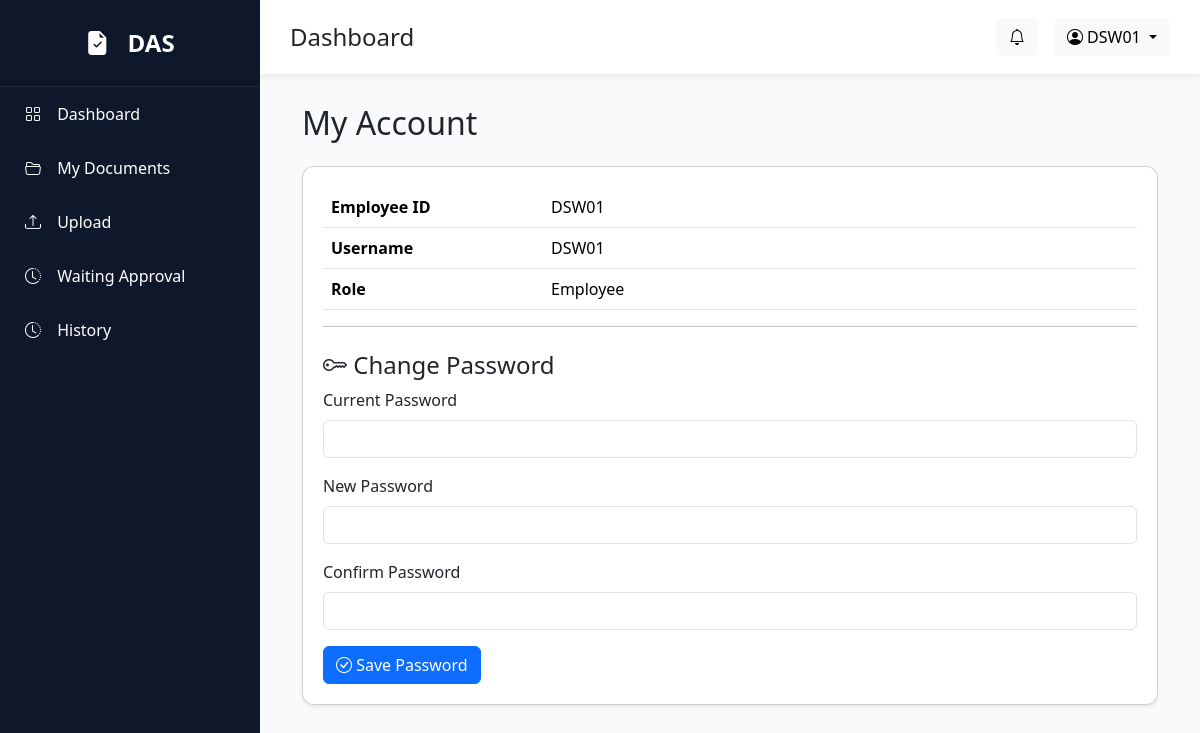
The app's page /account (signed in) with its own data.
### models/user.py (models this page shows)
class User(UserMixin, db.Model):
    __tablename__ = "users"
    id = db.Column(db.Integer, primary_key=True)
    employee_id = db.Column(db.String(20), unique=True, nullable=False)
    fullname = db.Column(db.String(200), nullable=False)
    username = db.Column(db.String(100), unique=True)
    password = db.Column(db.String(255), nullable=False)
    email = db.Column(db.String(150))
    department = db.Column(db.String(100))
    position = db.Column(db.String(100))
    role = db.Column(db.String(50), default="Employee")
    status = db.Column(db.String(20), default="Active")
    created_at = db.Column(db.DateTime, default=datetime.utcnow)
    approval_steps = db.relationship(
        "ApprovalStep",
        backref="approver",
        lazy=True
    )

### routes/account.py (the view)
@account_bp.route("/account")
@login_required
def account():
    return render_template(
        "account/index.html",
        user=current_user
    )

### app.py (called while the page is built)
@login_manager.user_loader
def load_user(user_id):
    return User.query.get(int(user_id))

### templates/account/index.html
{% extends "layout/base.html" %}
{% block content %}
<div class="container">
    <h2 class="mb-4">
        My Account
    </h2>
    <div class="card shadow-sm">
        <div class="card-body">
            <table class="table">
                <tr>
                    <th width="220">Employee ID</th>
                    <td>{{ user.employee_id }}</td>
                </tr>
                <tr>
                    <th>Username</th>
                    <td>{{ user.username }}</td>
                </tr>
                <tr>
                    <th>Role</th>
                    <td>{{ user.role }}</td>
                </tr>
            </table>
            <hr>
            <h4 class="mt-4">
                <i class="bi bi-key"></i>
                Change Password
            </h4>
            <form action="/account/change-password" method="POST">
                <div class="mb-3">
                    <label class="form-label">
                        Current Password
                    </label>
                    <input type="password" class="form-control" name="current_password" required>
                </div>
                <div class="mb-3">
                    <label class="form-label">
                        New Password
                    </label>
                    <input type="password" class="form-control" name="new_password" required>
                </div>
                <div class="mb-3">
                    <label class="form-label">
                        Confirm Password
                    </label>
                    <input type="password" class="form-control" name="confirm_password" required>
                </div>
                <button class="btn btn-primary">
                    <i class="bi bi-check-circle"></i>
                    Save Password
                </button>
            </form>
        </div>
    </div>
</div>
{% endblock %}

### templates/layout/base.html (shortened to what this page needs)
<!DOCTYPE html>
<html lang="en">
<head>
    <link href="https://cdn.jsdelivr.net/npm/bootstrap@5.3.7/dist/css/bootstrap.min.css" rel="stylesheet">
    <link href="https://cdn.jsdelivr.net/npm/bootstrap-icons@1.11.3/font/bootstrap-icons.min.css" rel="stylesheet">
    <link rel="stylesheet" href="{{ url_for('static', filename='css/style.css') }}">
</head>
<body>
    <div class="wrapper">
        <div class="sidebar d-none d-lg-block">
            <div class="logo">
                <i class="bi bi-file-earmark-check-fill"></i>
                DAS
            </div>
            <a href="/dashboard">
                <i class="bi bi-grid"></i>
                Dashboard
            </a>
            <a href="/documents">
                <i class="bi bi-folder2-open"></i>
                My Documents
            </a>
            <a href="/documents/create">
                <i class="bi bi-upload"></i>
                Upload
            </a>
            <a href="/documents/waiting">
                <i class="bi bi-clock-history"></i>
                Waiting Approval
            </a>
            <a href="/history">
                <i class="bi bi-clock-history"></i>
                History
            </a>
        </div>
        <div class="main">
            <div class="topbar">
                <div class="d-flex align-items-center">
                    <h4 class="mb-0">
                        {% block page_title %}
                        Dashboard
                        {% endblock %}
                    </h4>
                </div>
                <div class="d-flex align-items-center gap-3">
                    <button class="btn btn-light position-relative">
                        <i class="bi bi-bell"></i>
                    </button>
                    <div class="dropdown">
                        <button class="btn btn-light dropdown-toggle" data-bs-toggle="dropdown">
                            <i class="bi bi-person-circle"></i>
                            {{ current_user.employee_id }}
                        </button>
                    </div>
                </div>
            </div>
            <div class="content">
                {% block content %}
                {% endblock %}
            </div>
        </div>
    </div>
</body>
</html>

### static/css/style.css (style rules this page uses)
* { margin: 0; padding: 0; box-sizing: border-box; font-family: 'Segoe UI', sans-serif; }
body { background: #F8FAFC; }
.wrapper { display: flex; }
.sidebar { width: 260px; height: 100vh; background: #0F172A; color: white; position: fixed; }
.logo { padding: 25px; font-size: 24px; font-weight: bold; text-align: center; border-bottom: 1px solid #1E293B; }
.sidebar a { color: white; text-decoration: none; display: block; padding: 15px 25px; transition: .3s; }
.sidebar i { margin-right: 12px; }
.main { margin-left: 260px; width: 100%; }
.topbar { background: white; padding: 18px 30px; display: flex; justify-content: space-between; align-items: center; box-shadow: 0 2px 8px rgba(0, 0, 0, .08); }
.content { padding: 30px; }
.card { border-radius: 12px; }
.card-body { padding: 20px; }

### records on screen
User: employee_id "DSW01", username "DSW01", role "Employee"
